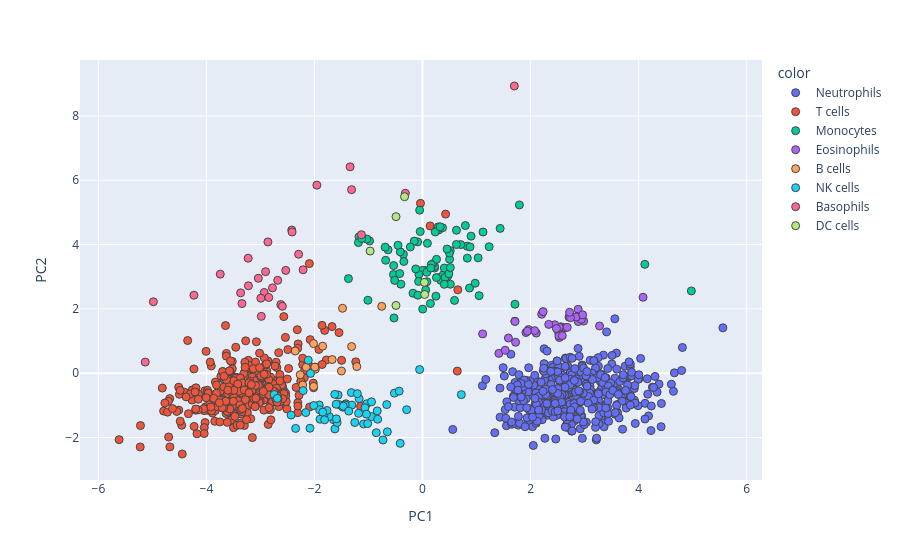

Source (notebook cell):
### Code cell
scores_df = pd.DataFrame(scores, columns=[f'PC{i+1}' for i in range(scores.shape[1])])
fig = px.scatter(scores_df, x='PC1', y='PC2', color=labels, hover_data=['PC1', 'PC2'])
fig.update_traces(mode='markers', marker_line_width=1, marker_size=8)
fig.show()

### Figure 1 — Plotly figure (JSON) as saved in the notebook; plotly's stock layout.template omitted (floating-point values rounded to 4 significant figures; data arrays with more than 128 entries replaced by an {"elided": "..."} marker saying what was removed)
{"data": [{"hovertemplate": "color=Neutrophils<br>PC1=%{x}<br>PC2=%{y}<extra></extra>", "legendgroup": "Neutrophils", "marker": {"color": "#636efa", "line": {"width": 1}, "size": 8, "symbol": "circle"}, "mode": "markers", "name": "Neutrophils", "orientation": "v", "showlegend": true, "type": "scatter", "x": {"elided": "427 float values"}, "xaxis": "x", "y": {"elided": "427 float values"}, "yaxis": "y"}, {"hovertemplate": "color=T cells<br>PC1=%{x}<br>PC2=%{y}<extra></extra>", "legendgroup": "T cells", "marker": {"color": "#EF553B", "line": {"width": 1}, "size": 8, "symbol": "circle"}, "mode": "markers", "name": "T cells", "orientation": "v", "showlegend": true, "type": "scatter", "x": {"elided": "342 float values"}, "xaxis": "x", "y": {"elided": "342 float values"}, "yaxis": "y"}, {"hovertemplate": "color=Monocytes<br>PC1=%{x}<br>PC2=%{y}<extra></extra>", "legendgroup": "Monocytes", "marker": {"color": "#00cc96", "line": {"width": 1}, "size": 8, "symbol": "circle"}, "mode": "markers", "name": "Monocytes", "orientation": "v", "showlegend": true, "type": "scatter", "x": [0.223, -0.3543, 1.793, -0.5281, -0.6381, -0.5347, 0.4637, 0.3271, 1.047, 0.05274, 0.002702, 0.5006, 1.711, 0.5122, 0.8697, -0.1765, 0.8979, 0.2223, -0.9811, 0.1899, 0.4983, 0.3368, -0.05361, -0.4127, 0.386, 0.4177, -0.5385, -1.176, 0.5918, 0.2592, -0.4004, 0.006375, 1.436, 0.5147, -0.09095, 0.8254, 0.4541, 0.07764, 0.2475, -0.0427, -1.372, -0.346, 0.1618, -0.6917, -0.1525, -0.06751, 0.08052, -0.07364, 0.403, 0.7071, 1.119, -0.4545, 0.8288, 0.8788, -0.226, -1.187, 0.4868, 0.08987, 4.976, -0.08695, 0.3001, -0.1262, 0.1518, 0.7923, -1.03, 4.114, 0.6282, 0.4016, 0.9738, 0.2897, -0.5163, 1.233, -0.6832, -0.4225, 0.2346, 0.6265, 0.3704, 0.5144, 0.3261, 0.1458, 1.029, 0.2575, 0.05865, -1.011, -1.124], "xaxis": "x", "y": [3.27, 3.695, 5.231, 1.717, 3.837, 3.346, 3.004, 2.98, 2.409, 3.194, 1.992, 3.542, 2.143, 3.809, 2.648, 2.486, 4.261, 3.323, 4.112, 3.405, 3.736, 2.886, 5.069, 3.773, 3.063, 2.98, 3.067, 4.238, 2.263, 3.541, 2.767, 3.199, 4.503, 2.766, 4.082, 3.95, 3.86, 3.138, 2.394, 4.403, 2.94, 3.472, 3.376, 3.919, 4.108, 3.07, 2.843, 2.854, 3.269, 3.998, 4.39, 3.978, 3.577, 3.927, 3.925, 4.061, 3.089, 4.038, 2.557, 2.425, 4.454, 3.242, 3.269, 4.589, 4.172, 3.384, 4.445, 2.763, 2.797, 4.548, 2.886, 3.932, 3.51, 3.097, 4.391, 4.001, 4.521, 3.283, 4.552, 2.166, 3.586, 2.972, 2.586, 2.268, 4.189], "yaxis": "y"}, {"hovertemplate": "color=Eosinophils<br>PC1=%{x}<br>PC2=%{y}<extra></extra>", "legendgroup": "Eosinophils", "marker": {"color": "#ab63fa", "line": {"width": 1}, "size": 8, "symbol": "circle"}, "mode": "markers", "name": "Eosinophils", "orientation": "v", "showlegend": true, "type": "scatter", "x": [2.961, 2.563, 2.88, 1.589, 1.914, 2.982, 2.521, 2.882, 2.105, 1.413, 1.112, 1.708, 2.643, 2.53, 2.939, 1.722, 1.529, 2.446, 2.85, 1.711, 1.963, 2.532, 2.074, 3.276, 1.941, 2.479, 2.678, 2.525, 2.205, 2.231, 2.843, 4.081, 2.71, 2.738, 2.722, 2.963, 2.335, 2.587], "xaxis": "x", "y": [1.646, 1.441, 1.986, 1.094, 1.264, 1.619, 1.247, 1.604, 1.247, 0.6159, 1.221, 1.614, 1.412, 1.429, 1.675, 0.9611, 0.7132, 1.504, 1.758, 1.608, 1.356, 1.109, 1.323, 1.468, 1.305, 1.386, 1.425, 1.159, 1.832, 1.914, 1.747, 2.361, 1.745, 1.725, 1.893, 1.814, 1.517, 1.167], "yaxis": "y"}, {"hovertemplate": "color=B cells<br>PC1=%{x}<br>PC2=%{y}<extra></extra>", "legendgroup": "B cells", "marker": {"color": "#FFA15A", "line": {"width": 1}, "size": 8, "symbol": "circle"}, "mode": "markers", "name": "B cells", "orientation": "v", "showlegend": true, "type": "scatter", "x": [-1.482, -2.016, -2.219, -1.673, -1.216, -2.264, -0.7549, -1.313, -1.991, -1.985, -1.994, -1.501, -2.154, -1.849, -2.357, -2.018], "xaxis": "x", "y": [2.019, -0.4122, -0.3675, 0.4236, 0.2047, -0.04831, 2.078, 0.8279, 0.1898, 0.1234, 0.1863, 0.06695, 0.1847, 0.8405, 0.6886, 0.9203], "yaxis": "y"}, {"hovertemplate": "color=NK cells<br>PC1=%{x}<br>PC2=%{y}<extra></extra>", "legendgroup": "NK cells", "marker": {"color": "#19d3f3", "line": {"width": 1}, "size": 8, "symbol": "circle"}, "mode": "markers", "name": "NK cells", "orientation": "v", "showlegend": true, "type": "scatter", "x": [-0.8385, -0.2939, -1.912, -1.646, -0.9454, -1.539, -2.162, -1.092, -1.726, -1.827, 0.7183, -2.746, -1.769, -1.419, -1.309, -0.8311, -1.318, -2.689, -0.732, -1.474, -1.433, -0.4134, -0.05399, -1.254, -0.8562, -0.6517, -1.563, -1.905, -2.433, -1.184, -1.625, -1.897, -1.467, -2.073, -1.622, -2.21, -1.847, -1.031, -1.066, -0.5205, -0.4328, -1.366, -2.014, -1.016, -1.173, -1.038, -1.581, -1.207, -1.595, -0.6628, -1.813, -1.599, -2.349, -0.9442, -2.084, -2.115], "xaxis": "x", "y": [-1.174, -1.136, -0.9888, -1.45, -1.351, -0.9807, -1.225, -1.58, -1.349, -1.306, -0.6674, -0.6631, -1.16, -0.9507, -0.9925, -1.432, -0.6046, -0.7838, -2.076, -1.057, -0.9885, -2.183, 0.1132, -1.534, -1.851, -1.824, -0.6775, -1.138, -1.3, -1.248, -0.6579, -1.432, -1.026, -0.007352, -1.733, -0.542, -1.211, -0.9497, -1.074, -0.6202, -0.5589, -1.179, -1.007, -1.568, -0.7945, -1.274, -1.535, -0.637, -1.42, -0.977, -1.451, -0.9655, -1.718, -0.8917, -1.711, 0.4023], "yaxis": "y"}, {"hovertemplate": "color=Basophils<br>PC1=%{x}<br>PC2=%{y}<extra></extra>", "legendgroup": "Basophils", "marker": {"color": "#FF6692", "line": {"width": 1}, "size": 8, "symbol": "circle"}, "mode": "markers", "name": "Basophils", "orientation": "v", "showlegend": true, "type": "scatter", "x": [-0.3186, -2.93, -2.211, -2.984, -1.341, -2.421, -4.231, -2.847, -2.862, -2.624, -2.68, -3.228, -1.955, -2.414, -2.532, -3.223, -2.595, -2.293, -2.993, -3.342, -3.04, -4.982, -2.905, -1.131, -5.133, -1.313, 1.699, -3.744, -3.367, -2.778], "xaxis": "x", "y": [5.594, 2.508, 3.214, 1.767, 6.416, 4.451, 2.424, 2.355, 4.082, 2.133, 2.887, 3.575, 5.848, 4.391, 3.197, 2.717, 2.08, 3.698, 2.333, 2.164, 2.952, 2.22, 3.156, 4.306, 0.3445, 5.706, 8.93, 3.079, 2.498, 2.652], "yaxis": "y"}, {"hovertemplate": "color=DC cells<br>PC1=%{x}<br>PC2=%{y}<extra></extra>", "legendgroup": "DC cells", "marker": {"color": "#B6E880", "line": {"width": 1}, "size": 8, "symbol": "circle"}, "mode": "markers", "name": "DC cells", "orientation": "v", "showlegend": true, "type": "scatter", "x": [-0.4907, -0.4919, 0.03922, -0.3333, 0.03302, -0.9704], "xaxis": "x", "y": [4.867, 2.106, 2.447, 5.487, 2.823, 3.798], "yaxis": "y"}], "layout": {"legend": {"title": {"text": "color"}, "tracegroupgap": 0}, "margin": {"t": 60}, "xaxis": {"anchor": "y", "domain": [0, 1], "title": {"text": "PC1"}}, "yaxis": {"anchor": "x", "domain": [0, 1], "title": {"text": "PC2"}}}}
